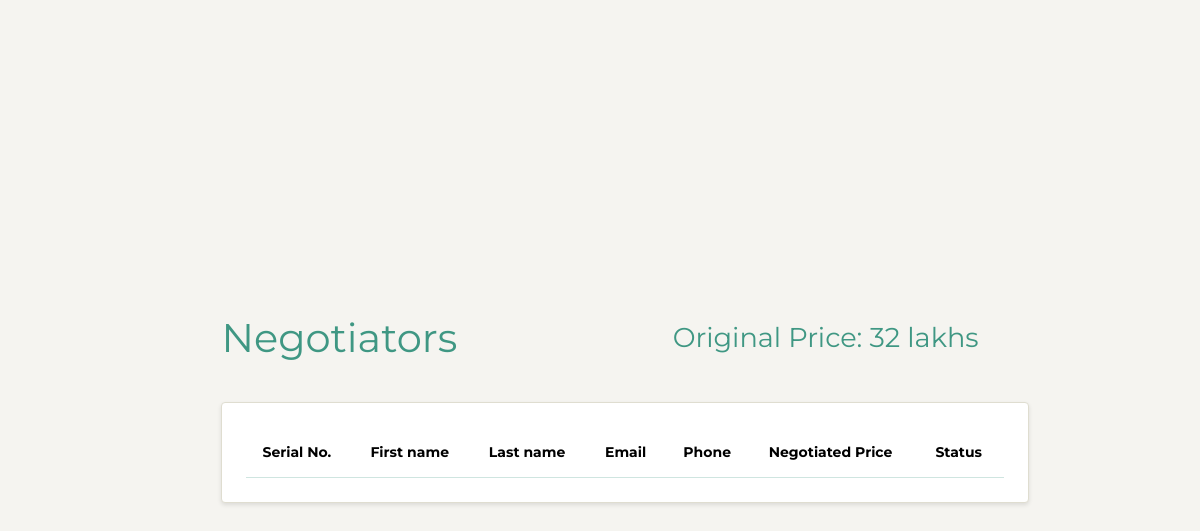
The app's page /property/9/recent_negotiations, older data.
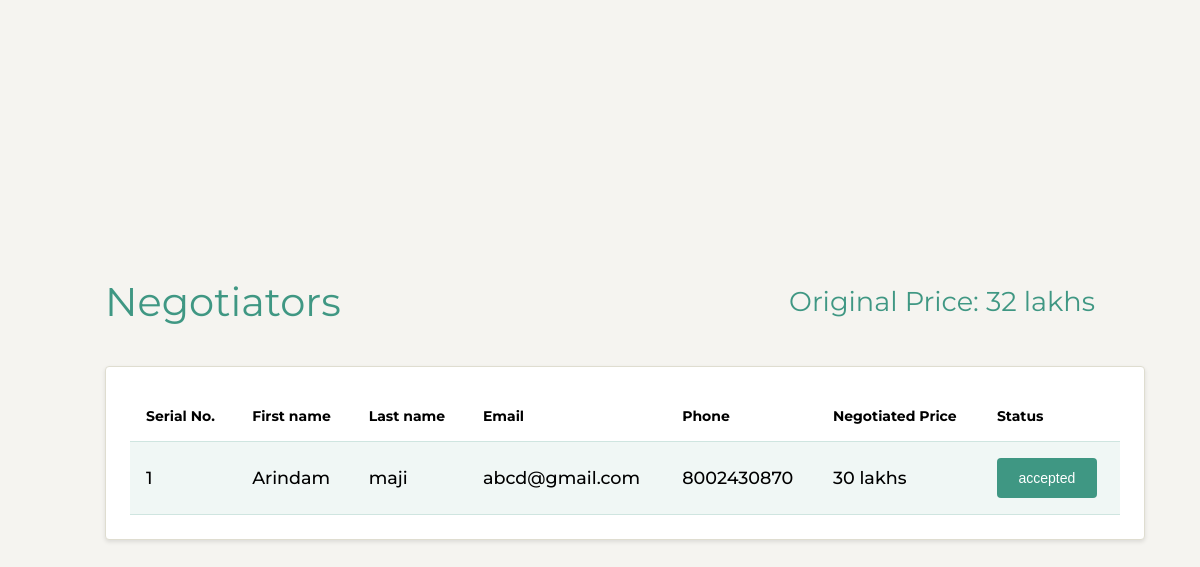
The same page, newer data.
### negotiation/models.py (models this page shows)
class Negotiation(models.Model):
    user = models.ForeignKey(User, on_delete=models.CASCADE)
    property = models.ForeignKey(Property, on_delete=models.CASCADE)
    email = models.EmailField()
    first_name = models.CharField(max_length=100)
    last_name = models.CharField(max_length=100)
    phone_number = models.CharField(max_length=20)
    requested_price = models.CharField(max_length=20)
    status = models.CharField(max_length=10, blank=True, null=True)

### negotiation/views.py (the view)
# urls.py: path('property/<int:property_id>/recent_negotiations',views.recent_negotiations, name = 'recent_negotiations') ,
def recent_negotiations(request,property_id):
    if property_id:
        negotiations = Negotiation.objects.filter(property_id=property_id).order_by('-requested_price')
    else:
        negotiations = Negotiation.objects.none()
    if property_id is not None:
        property_obj = Property.objects.get(id=property_id)
        original_price = property_obj.price
    else:
        property_obj = None
        original_price = None
    return render(request, 'negotiations/recent_negotiations.html', {
        'negotiations': negotiations,
        'original_price': original_price,
    })

### negotiation/templates/negotiations/recent_negotiations.html (shortened to what this page needs)
{% extends "negotiations/layout.html" %}
{% block body %}
{% load static %}
<main>
    <div class="content">
    <section class="main-header grid">
        <h1>Negotiators</h1>
        <span>Original Price: {{ original_price }}</span>
        </section>
  <div class="card">
    <table>
      <thead>
        <tr>
          <th>Serial No.</th>
          <th>First name</th>
          <th>Last name</th>
          <th>Email</th>
          <th>Phone</th>
          <th>Negotiated Price</th>
          <th>Status</th>
        </tr>
      </thead>
      <tbody>
        {% for negotiation in negotiations %}
        <tr class="selected">
          <td>{{ forloop.counter }}</td>
          <td>{{ negotiation.first_name }}</td>
          <td>{{ negotiation.last_name }}</td>
          <td>{{ negotiation.email }}</td>
          <td>{{ negotiation.phone_number }}</td>
          <td>{{ negotiation.requested_price }}</td>
          <td>{% if negotiation.status %}
            <button class="{{ negotiation.status }}">{{ negotiation.status }}</button>
          {% else %}
            <button class="status pending">Pending</button>
          {% endif %}</td>
        </tr>
        {% endfor %}
      </tbody>
    </table>
  </div>
  </div>
</main>
{% endblock %}

Row changes from the older to the newer data that the page shows:
added Negotiation: first_name "Arindam", last_name "maji", email "abcd@gmail.com", phone_number "8002430870", requested_price "30 lakhs", status "accepted"
